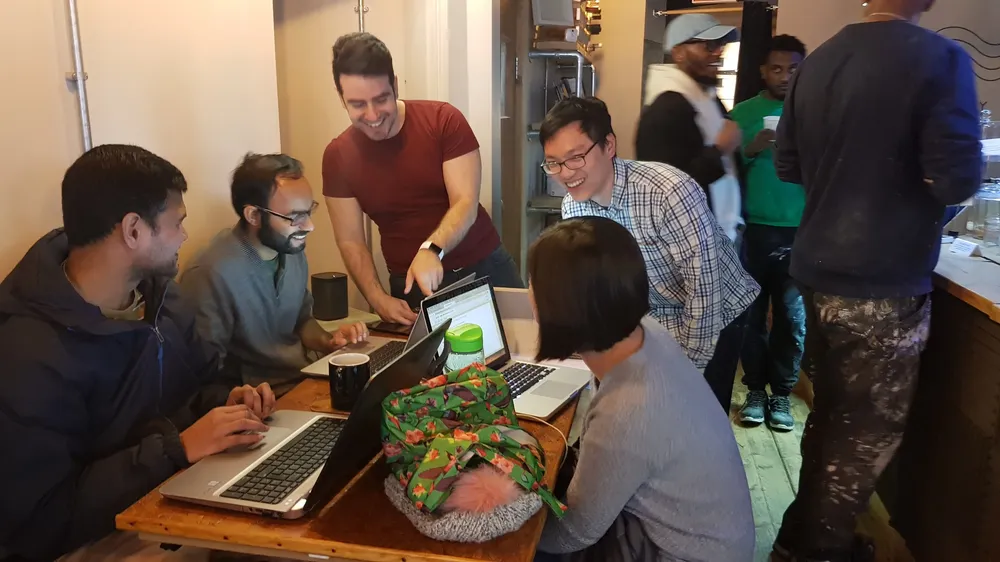
#> input picture img/bml.webp, 1000 x 562 px, shrunk from 4032 x 2268 before the run
$ python parsing_commands.py --image ../img/bml.webp
#> lines starting #> are read from the running program, lines starting #| are printed output that depends on the picture
import argparse
import cv2

# Construct the argument parser and parse the arguments
ap = argparse.ArgumentParser()
ap.add_argument('-i', '--image', required=True, help = 'Path to the image')
ap.add_argument('-o', '--output', required=False, help = 'Path to saving the image')
args = vars(ap.parse_args())

image = cv2.imread(args['image'])
#> image is the input picture: shape (562, 1000, 3); mean B, G, R 70.7, 81.9, 97.7
cv2.imshow('Original', image)

cv2.waitKey(0)

# crop the image by slicing the matrix
cropped = image[100: 1000, 10:300]
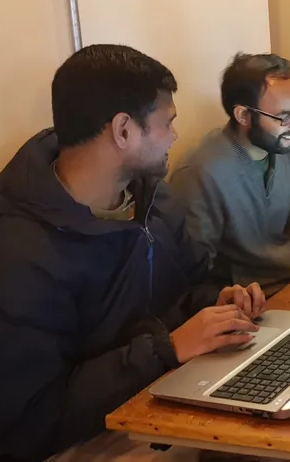
#> cropped: shape (462, 290, 3); mean B, G, R 59.5, 72.1, 92.1
cv2.imshow('Edited', cropped)

cv2.waitKey(0)

# save the image to specified path
cv2.imwrite(f'{args["output"]}/cropped_coding.jpg', cropped)

$ run again, on img/beach.png
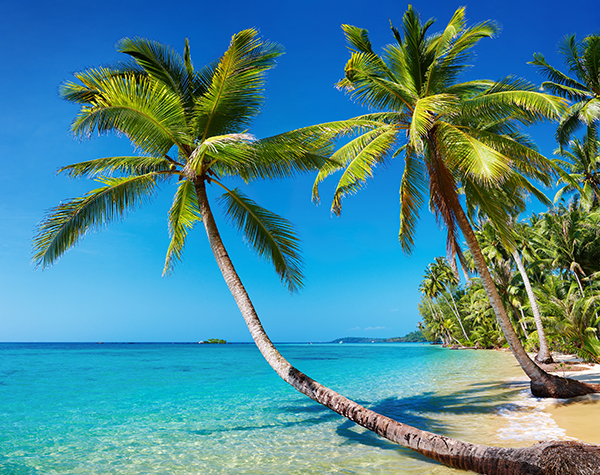
#> input picture img/beach.png, 600 x 475 px
#> image is the input picture: shape (475, 600, 3); mean B, G, R 148.4, 136.5, 73.3
#> `cropped = image[100: 1000, 10:300]`:
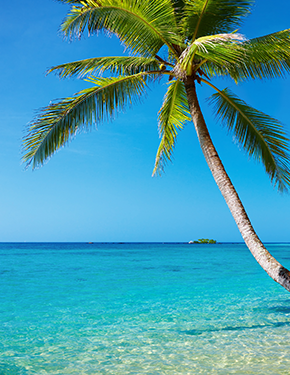
#> cropped: shape (375, 290, 3); mean B, G, R 175.4, 156.8, 68.8

$ run again, on img/bricks.png
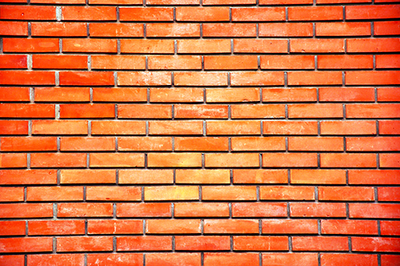
#> input picture img/bricks.png, 400 x 266 px
#> image is the input picture: shape (266, 400, 3); mean B, G, R 66.4, 117, 216.7
#> `cropped = image[100: 1000, 10:300]`:
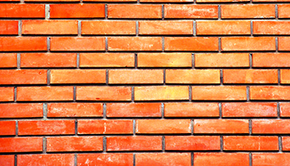
#> cropped: shape (166, 290, 3); mean B, G, R 72.2, 126.1, 217.6
